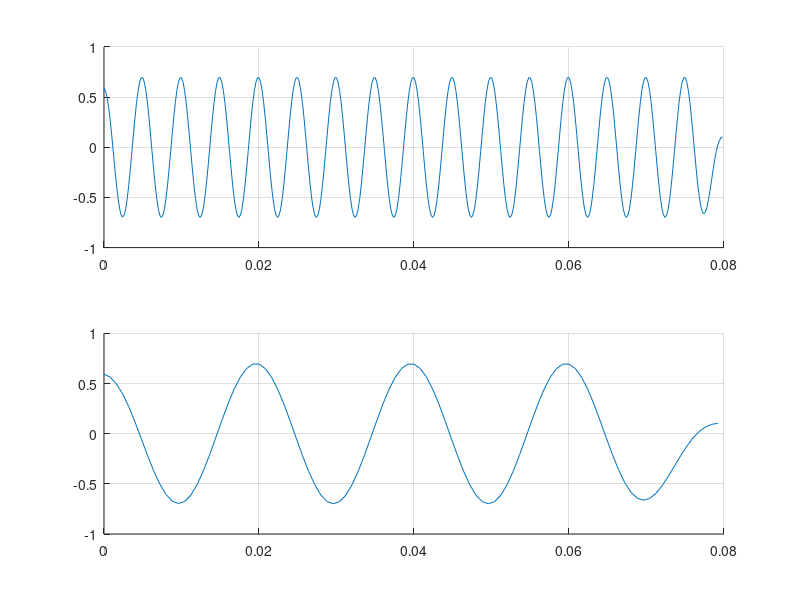

This figure's MATLAB source:
% EXERCICE 1.3
close all;

fe1 = 1000;
t1 = (0 : 1/fe1 : 79*(1/fe1));
f1 = (0 : fe1/80 : fe1-(fe1/80));

fe2 = 250;
t2 = (0 : 1/fe2 : 19*(1/fe2));
f2 = (0 : fe2/20 : fe2-(fe2/20));

xq1 = (0 : 1/(5*fe1) : ((80*5)-1)/(fe1*5));
xq2 = (0 : 1/(5*fe2) : ((20*5)-1)/(fe2*5));

f = 200;

y1 = sin(2*pi*f*t1);
y2 = sin(2*pi*f*t2);


% Tracer la courbe
figure;
subplot(2,1,1);
grid on;
hold on;

z1 = interp(ifft(abs(fft(y1))),5);
z2 = interp(ifft(abs(fft(y2))),5);

plot(xq1, z1);

subplot(2,1,2);
hold on;
grid on;


plot(xq2, z2);